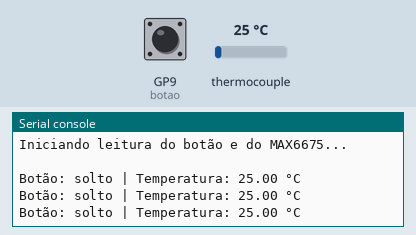
The program below on a simulated Raspberry Pi Pico running MicroPython. Shown: the last lines printed to the serial console. Inputs (shaded band) come from the test bench; at power-on: GP9 (botao) HIGH, thermocouple 25 °C.

Above: at 1.2 s.
1.3 s: GP9 (botao) pulled LOW for 0.6 s
At 1.8 s:
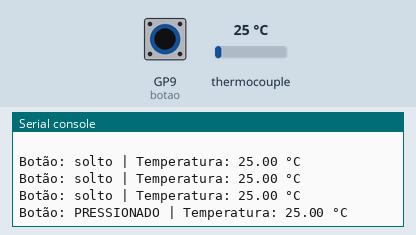
3.4 s: thermocouple set to 6 °C
At 3.9 s:
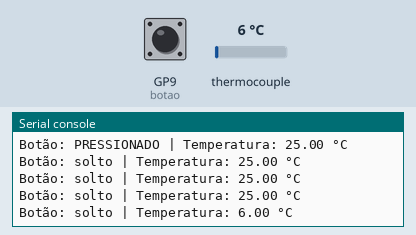
4.9 s: GP9 (botao) pulled LOW for 1 s
At 5.4 s:
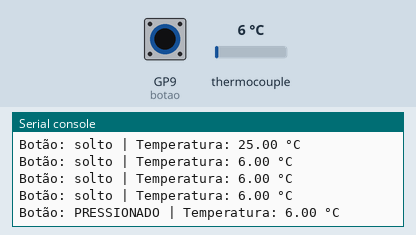
7.4 s: thermocouple set to 75 °C
At 7.9 s:
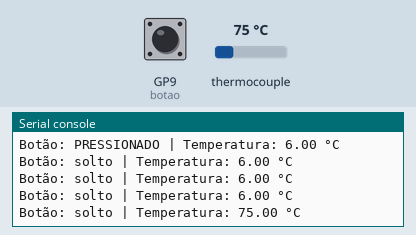
Timing chart, 0 to 9.9 s (numbered marks = the images above; inputs shaded):
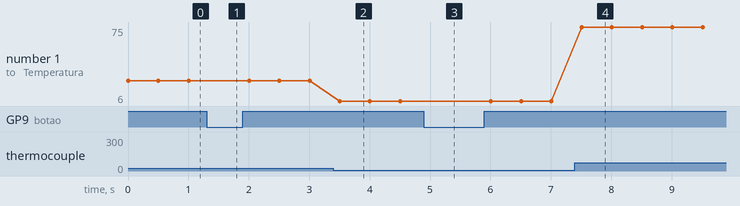

The program:

Teste_MAX6675_e_Switch.py
```python
from machine import Pin, SPI
import time

# ------------------------------
# Configuração do botão no GP9
# ------------------------------
botao = Pin(9, Pin.IN, Pin.PULL_UP)

# ------------------------------
# Configuração do MAX6675 via SPI
# GP16 = MISO  (SO)
# GP17 = CS
# GP18 = SCK
# ------------------------------
cs = Pin(17, Pin.OUT)
cs.value(1)  # CS inativo

spi = SPI(
    0,
    baudrate=500000,
    polarity=0,
    phase=0,
    sck=Pin(18),
    mosi=Pin(19),  # o MAX6675 não usa MOSI, mas o SPI exige um pino
    miso=Pin(16)
)

# Função para ler temperatura
def ler_max6675():
    cs.value(0)          # Ativa o sensor
    data = spi.read(2)   # Lê 2 bytes
    cs.value(1)          # Desativa o sensor

    if data is None:
        return None

    valor = (data[0] << 8) | data[1]

    # Bit D2 indica se o termopar está conectado
    if valor & 0x04:
        return None  # sem termopar

    temp_c = (valor >> 3) * 0.25  # resolução do MAX6675
    return temp_c


print("Iniciando leitura do botão e do MAX6675...\n")

while True:
    # Leitura do botão (ativo em LOW)
    estado_botao = "PRESSIONADO" if botao.value() == 0 else "solto"

    # Leitura do MAX6675
    temperatura = ler_max6675()

    if temperatura is None:
        print(f"Botão: {estado_botao} | MAX6675: SEM SENSOR")
    else:
        print(f"Botão: {estado_botao} | Temperatura: {temperatura:.2f} °C")

    time.sleep(0.5)
```

Measured:
- after the input at 1.3 s, the serial console: prints a new line after 0.20 s (image 1)
- after the input at 3.4 s, the serial console: prints a new line after 0.11 s (image 2)
- after the input at 4.9 s, the serial console: prints a new line after 0.11 s (image 3)
- after the input at 7.4 s, the serial console: prints a new line after 0.11 s (image 4)
- plotted number 1: 25 → 6 after the input at 3.4 s, 6 → 75 after the input at 7.4 s
